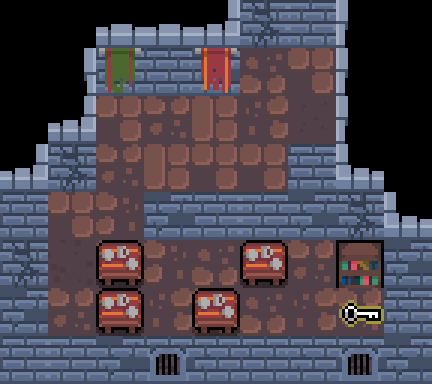

This is a level from a 2D game, rendered from its Tiled map with the project's own tilesets. A one-line summary and the map file follow, with tile-layer data summarised:
An orthogonal 9x8 tile map with 48x48 px tiles, 2 tile layers (Слой тайлов 1, Слой тайлов 2) and 4 objects (3x slime, Player).

<map version="1.5" tiledversion="1.7.2" orientation="orthogonal" renderorder="right-down" width="9" height="8" tilewidth="48" tileheight="48" infinite="0" nextlayerid="7" nextobjectid="9">
 <tileset firstgid="1" source="../data/castle_tileset.tsx" />
 <layer id="1" name="Слой тайлов 1" width="9" height="8">
  <data>[72 cells, 64 non-empty, 20 distinct tile ids]</data>
 </layer>
 <layer id="6" name="Слой тайлов 2" width="9" height="8">
  <data>[72 cells, 7 non-empty, 4 distinct tile ids]</data>
 </layer>
 <objectgroup id="4" name="Слой объектов 1">
  <object id="1" name="Player" x="290" y="48" width="44" height="48" />
  <object id="6" name="1" type="slime" x="240" y="144" width="48" height="48" />
  <object id="7" name="2" type="slime" x="192" y="96" width="48" height="48" />
  <object id="8" name="3" type="slime" x="144" y="144" width="48" height="48" />
 </objectgroup>
</map>
